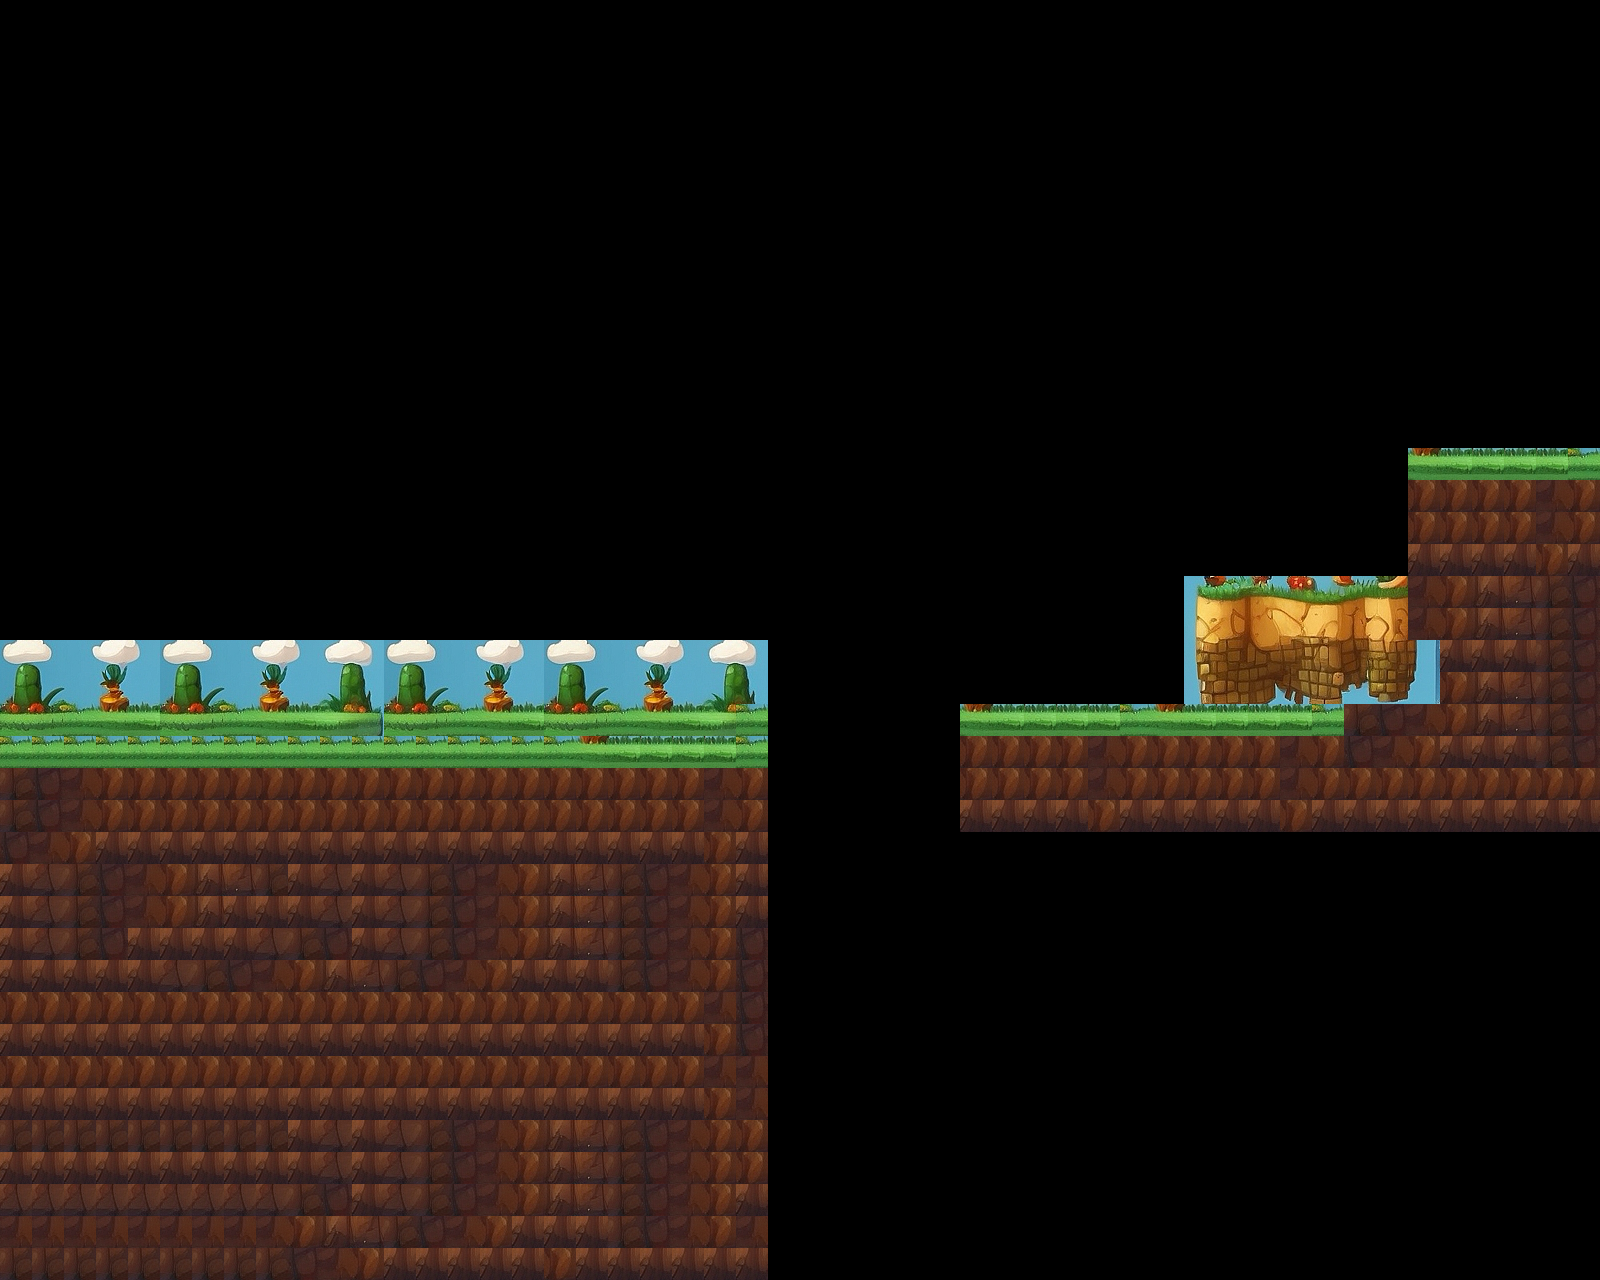

Tiled map render using the project's own tile images. Description and the whole map definition, tile-layer contents included, below:
An orthogonal 50x40 tile map with 32x32 px tiles, 1 tile layer (Tile Layer 1) and 15 objects.

<map version="1.10" tiledversion="1.10.2" orientation="orthogonal" renderorder="right-down" width="50" height="40" tilewidth="32" tileheight="32" infinite="0" nextlayerid="6" nextobjectid="56">
 <tileset firstgid="1" source="mapa1.tsx" />
 <layer id="1" name="Tile Layer 1" width="50" height="40">
  <data encoding="csv">
0,0,0,0,0,0,0,0,0,0,0,0,0,0,0,0,0,0,0,0,0,0,0,0,0,0,0,0,0,0,0,0,0,0,0,0,0,0,0,0,0,0,0,0,0,0,0,0,0,0,
0,0,0,0,0,0,0,0,0,0,0,0,0,0,0,0,0,0,0,0,0,0,0,0,0,0,0,0,0,0,0,0,0,0,0,0,0,0,0,0,0,0,0,0,0,0,0,0,0,0,
0,0,0,0,0,0,0,0,0,0,0,0,0,0,0,0,0,0,0,0,0,0,0,0,0,0,0,0,0,0,0,0,0,0,0,0,0,0,0,0,0,0,0,0,0,0,0,0,0,0,
0,0,0,0,0,0,0,0,0,0,0,0,0,0,0,0,0,0,0,0,0,0,0,0,0,0,0,0,0,0,0,0,0,0,0,0,0,0,0,0,0,0,0,0,0,0,0,0,0,0,
0,0,0,0,0,0,0,0,0,0,0,0,0,0,0,0,0,0,0,0,0,0,0,0,0,0,0,0,0,0,0,0,0,0,0,0,0,0,0,0,0,0,0,0,0,0,0,0,0,0,
0,0,0,0,0,0,0,0,0,0,0,0,0,0,0,0,0,0,0,0,0,0,0,0,0,0,0,0,0,0,0,0,0,0,0,0,0,0,0,0,0,0,0,0,0,0,0,0,0,0,
0,0,0,0,0,0,0,0,0,0,0,0,0,0,0,0,0,0,0,0,0,0,0,0,0,0,0,0,0,0,0,0,0,0,0,0,0,0,0,0,0,0,0,0,0,0,0,0,0,0,
0,0,0,0,0,0,0,0,0,0,0,0,0,0,0,0,0,0,0,0,0,0,0,0,0,0,0,0,0,0,0,0,0,0,0,0,0,0,0,0,0,0,0,0,0,0,0,0,0,0,
0,0,0,0,0,0,0,0,0,0,0,0,0,0,0,0,0,0,0,0,0,0,0,0,0,0,0,0,0,0,0,0,0,0,0,0,0,0,0,0,0,0,0,0,0,0,0,0,0,0,
0,0,0,0,0,0,0,0,0,0,0,0,0,0,0,0,0,0,0,0,0,0,0,0,0,0,0,0,0,0,0,0,0,0,0,0,0,0,0,0,0,0,0,0,0,0,0,0,0,0,
0,0,0,0,0,0,0,0,0,0,0,0,0,0,0,0,0,0,0,0,0,0,0,0,0,0,0,0,0,0,0,0,0,0,0,0,0,0,0,0,0,0,0,0,0,0,0,0,0,0,
0,0,0,0,0,0,0,0,0,0,0,0,0,0,0,0,0,0,0,0,0,0,0,0,0,0,0,0,0,0,0,0,0,0,0,0,0,0,0,0,0,0,0,0,0,0,0,0,0,0,
0,0,0,0,0,0,0,0,0,0,0,0,0,0,0,0,0,0,0,0,0,0,0,0,0,0,0,0,0,0,0,0,0,0,0,0,0,0,0,0,0,0,0,0,0,0,0,0,0,0,
0,0,0,0,0,0,0,0,0,0,0,0,0,0,0,0,0,0,0,0,0,0,0,0,0,0,0,0,0,0,0,0,0,0,0,0,0,0,0,0,0,0,0,0,0,0,0,0,0,0,
0,0,0,0,0,0,0,0,0,0,0,0,0,0,0,0,0,0,0,0,0,0,0,0,0,0,0,0,0,0,0,0,0,0,0,0,0,0,0,0,0,0,0,0,803,804,804,804,804,802,
0,0,0,0,0,0,0,0,0,0,0,0,0,0,0,0,0,0,0,0,0,0,0,0,0,0,0,0,0,0,0,0,0,0,0,0,0,0,0,0,0,0,0,0,661,661,661,661,660,661,
0,0,0,0,0,0,0,0,0,0,0,0,0,0,0,0,0,0,0,0,0,0,0,0,0,0,0,0,0,0,0,0,0,0,0,0,0,0,0,0,0,0,0,0,661,661,661,661,660,661,
0,0,0,0,0,0,0,0,0,0,0,0,0,0,0,0,0,0,0,0,0,0,0,0,0,0,0,0,0,0,0,0,0,0,0,0,0,0,0,0,0,0,0,0,656,656,656,656,661,656,
0,0,0,0,0,0,0,0,0,0,0,0,0,0,0,0,0,0,0,0,0,0,0,0,0,0,0,0,0,0,0,0,0,0,0,0,0,773,774,775,776,777,778,779,660,661,662,663,658,659,
0,0,0,0,0,0,0,0,0,0,0,0,0,0,0,0,0,0,0,0,0,0,0,0,0,0,0,0,0,0,0,0,0,0,0,0,0,815,816,817,818,819,820,821,660,661,662,663,658,659,
716,717,718,719,720,716,717,718,719,720,721,722,716,717,718,719,720,716,717,718,719,720,721,722,0,0,0,0,0,0,0,0,0,0,0,0,0,857,858,859,860,861,862,863,864,656,656,656,658,659,
758,759,760,761,762,758,759,760,761,762,763,764,758,759,760,761,762,758,759,760,761,762,763,764,0,0,0,0,0,0,0,0,0,0,0,0,0,899,900,901,902,903,904,905,906,661,662,663,658,659,
800,801,802,803,804,800,801,802,803,804,805,806,800,801,802,803,804,800,801,802,803,804,805,802,0,0,0,0,0,0,803,804,804,804,804,802,803,804,804,804,804,802,658,659,660,661,662,663,658,659,
802,802,802,802,802,802,802,802,802,802,802,802,802,802,802,802,802,802,803,804,804,804,804,802,0,0,0,0,0,0,661,661,661,661,660,661,661,661,661,661,660,661,659,660,661,656,656,656,658,659,
658,659,660,661,661,661,661,661,661,661,661,661,661,661,661,661,661,661,661,661,661,661,660,661,0,0,0,0,0,0,661,661,661,661,660,661,661,661,661,661,660,661,661,661,661,661,661,661,661,661,
658,659,660,661,661,661,661,661,661,661,661,661,661,661,661,661,661,661,661,661,661,661,660,661,0,0,0,0,0,0,656,656,656,656,661,656,656,656,656,656,661,656,656,656,656,656,656,656,656,656,
659,660,661,656,656,656,656,656,656,656,656,656,656,656,656,656,656,656,656,656,656,656,661,656,0,0,0,0,0,0,0,0,0,0,0,0,0,0,0,0,0,0,0,0,0,0,0,0,0,0,
656,657,658,659,660,661,662,663,658,656,657,656,657,658,659,660,661,662,663,658,659,660,661,656,0,0,0,0,0,0,0,0,0,0,0,0,0,0,0,0,0,0,0,0,0,0,0,0,0,0,
656,657,658,659,660,661,662,656,656,656,657,656,657,658,659,660,661,662,663,658,659,660,661,656,0,0,0,0,0,0,0,0,0,0,0,0,0,0,0,0,0,0,0,0,0,0,0,0,0,0,
656,657,658,659,656,656,656,656,657,658,659,656,657,658,659,660,661,662,663,658,659,660,661,659,0,0,0,0,0,0,0,0,0,0,0,0,0,0,0,0,0,0,0,0,0,0,0,0,0,0,
656,656,656,656,656,657,658,659,660,661,662,663,658,659,660,661,656,656,656,658,659,660,661,659,0,0,0,0,0,0,0,0,0,0,0,0,0,0,0,0,0,0,0,0,0,0,0,0,0,0,
661,661,661,661,661,661,661,661,661,661,661,661,661,661,661,661,661,661,661,661,661,661,660,659,0,0,0,0,0,0,0,0,0,0,0,0,0,0,0,0,0,0,0,0,0,0,0,0,0,0,
656,656,656,656,656,656,656,656,656,656,656,656,656,656,656,656,656,656,656,656,656,656,661,659,0,0,0,0,0,0,0,0,0,0,0,0,0,0,0,0,0,0,0,0,0,0,0,0,0,0,
661,661,661,661,661,661,661,661,661,661,661,661,661,661,661,661,661,661,661,661,661,661,660,660,0,0,0,0,0,0,0,0,0,0,0,0,0,0,0,0,0,0,0,0,0,0,0,0,0,0,
656,656,656,656,656,656,656,656,656,656,656,656,656,656,656,656,656,656,656,656,656,656,661,660,0,0,0,0,0,0,0,0,0,0,0,0,0,0,0,0,0,0,0,0,0,0,0,0,0,0,
658,658,658,658,658,658,658,658,658,656,657,656,657,658,659,660,661,662,663,658,659,660,661,661,0,0,0,0,0,0,0,0,0,0,0,0,0,0,0,0,0,0,0,0,0,0,0,0,0,0,
656,656,656,656,656,656,656,656,656,656,657,656,657,658,659,660,661,662,663,658,659,660,661,661,0,0,0,0,0,0,0,0,0,0,0,0,0,0,0,0,0,0,0,0,0,0,0,0,0,0,
657,657,657,657,657,657,657,657,657,658,659,656,657,658,659,660,661,662,663,658,659,660,661,656,0,0,0,0,0,0,0,0,0,0,0,0,0,0,0,0,0,0,0,0,0,0,0,0,0,0,
660,660,660,660,660,660,660,660,660,661,662,663,658,659,660,661,656,656,656,658,659,660,661,660,0,0,0,0,0,0,0,0,0,0,0,0,0,0,0,0,0,0,0,0,0,0,0,0,0,0,
658,658,658,658,658,658,658,658,658,659,660,661,656,656,656,656,656,661,656,656,656,656,656,656,0,0,0,0,0,0,0,0,0,0,0,0,0,0,0,0,0,0,0,0,0,0,0,0,0,0
</data>
 </layer>
 <objectgroup id="3" name="estrellas">
  <object id="44" x="1271.76" y="565.764">
   <point />
  </object>
  <object id="45" x="1315.28" y="563.346">
   <point />
  </object>
  <object id="46" x="1489.36" y="449.71">
   <point />
  </object>
  <object id="47" x="1000.97" y="693.907">
   <point />
  </object>
  <object id="48" x="730.174" y="720.503">
   <point />
  </object>
  <object id="54" x="1481.12" y="700.54">
   <point />
  </object>
  <object id="55" x="1511.69" y="699.64">
   <point />
  </object>
 </objectgroup>
 <objectgroup id="4" name="gotas">
  <object id="39" x="809.961" y="768.859">
   <point />
  </object>
  <object id="40" x="880.077" y="764.023">
   <point />
  </object>
  <object id="41" x="1165.38" y="693.907">
   <point />
  </object>
  <object id="42" x="1557.06" y="435.203">
   <point />
  </object>
 </objectgroup>
 <objectgroup id="5" name="tierra">
  <object id="50" x="2.58331" y="768.535" width="764.66" height="507.621" />
  <object id="51" x="963.575" y="740.119" width="632.911" height="90.4159" />
  <object id="52" x="1410.49" y="485.663" width="188.582" height="151.124" />
  <object id="53" x="1198.74" y="590.827" width="203.237" height="136.691" />
 </objectgroup>
</map>